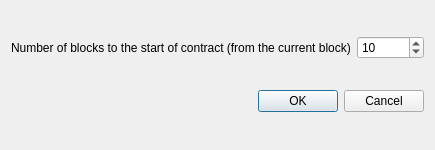
<?xml version="1.0" encoding="UTF-8"?>
<ui version="4.0">
 <class>GetContractStartDelay</class>
 <widget class="QDialog" name="GetContractStartDelay">
  <property name="geometry">
   <rect>
    <x>0</x>
    <y>0</y>
    <width>300</width>
    <height>150</height>
   </rect>
  </property>
  <property name="windowTitle">
   <string>Specify Contract Start Delay</string>
  </property>
  <layout class="QVBoxLayout" name="verticalLayout_2">
   <item>
    <layout class="QVBoxLayout" name="verticalLayout">
     <item>
      <layout class="QHBoxLayout" name="horizontalLayout">
       <item>
        <widget class="QLabel" name="label">
         <property name="text">
          <string>Number of blocks to the start of contract (from the current block)</string>
         </property>
        </widget>
       </item>
       <item>
        <widget class="QSpinBox" name="ContractStartDelay">
         <property name="value">
          <number>10</number>
         </property>
         <property name="minimum">
          <number>1</number>
         </property>
         <property name="maximum">
          <number>1000000</number>
         </property>
        </widget>
       </item>
      </layout>
     </item>
    </layout>
   </item>
   <item>
    <widget class="QDialogButtonBox" name="buttonBox">
     <property name="orientation">
      <enum>Qt::Horizontal</enum>
     </property>
     <property name="standardButtons">
      <set>QDialogButtonBox::Cancel|QDialogButtonBox::Ok</set>
     </property>
    </widget>
   </item>
  </layout>
 </widget>
 <resources/>
 <connections>
  <connection>
   <sender>buttonBox</sender>
   <signal>accepted()</signal>
   <receiver>GetContractStartDelay</receiver>
   <slot>accept()</slot>
   <hints>
    <hint type="sourcelabel">
     <x>48</x>
     <y>154</y>
    </hint>
    <hint type="destinationlabel">
     <x>67</x>
     <y>174</y>
    </hint>
   </hints>
  </connection>
  <connection>
   <sender>buttonBox</sender>
   <signal>rejected()</signal>
   <receiver>GetContractStartDelay</receiver>
   <slot>reject()</slot>
   <hints>
    <hint type="sourcelabel">
     <x>80</x>
     <y>154</y>
    </hint>
    <hint type="destinationlabel">
     <x>97</x>
     <y>174</y>
    </hint>
   </hints>
  </connection>
 </connections>
</ui>
